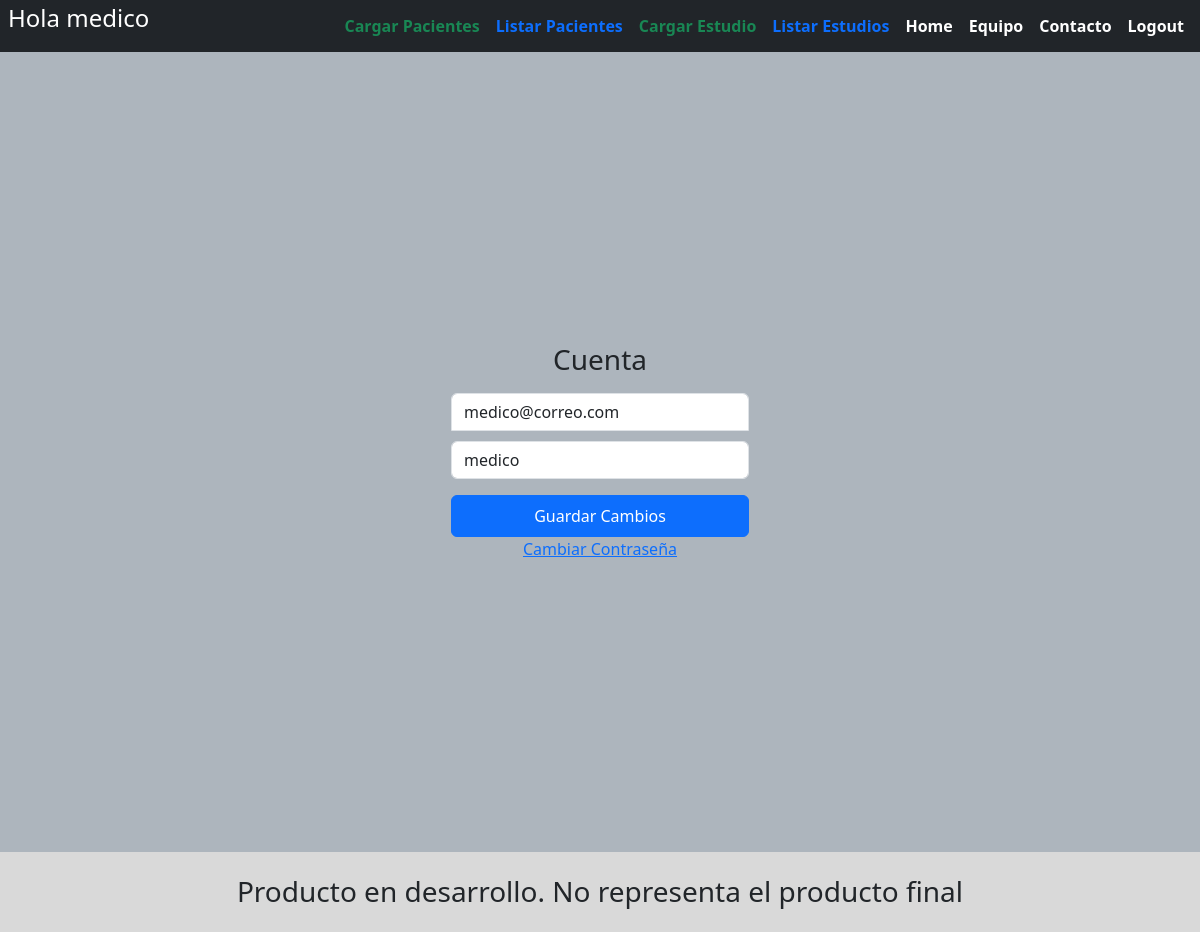
/account/ (signed in), run on the app's committed database.
### account/models.py (models this page shows, shortened)
class Account(AbstractBaseUser):
	email					= models.EmailField(verbose_name="email", max_length=60, unique=True)
	username				= models.CharField(max_length=30, unique=True)
	date_joined				= models.DateTimeField(verbose_name='date joined', auto_now_add=True)
	last_login				= models.DateTimeField(verbose_name='last login', auto_now=True)
	is_admin				= models.BooleanField(default=False)
	is_active				= models.BooleanField(default=True)
	is_staff				= models.BooleanField(default=False)
	is_superuser			= models.BooleanField(default=False)
	is_doctor				= models.BooleanField(default=False)
	is_investigador			= models.BooleanField(default=True)
	USERNAME_FIELD = 'email'
	REQUIRED_FIELDS = ['username']
	objects = MyAccountManager()

### account/views.py (the view)
# urls.py: path('account/', account_view, name="account"),
def account_view(request):
	if not request.user.is_authenticated:
		return redirect("login")
	context={}
	if request.POST:
		form = AccountUpdateForm(request.POST, instance=request.user)
		if form.is_valid():
			form.initial={
				"email": request.POST['email'],
				"username": request.POST['username'],
			}
			form.save()
			context['success_message'] ="Updated"
	else:
		form=AccountUpdateForm(
				initial={
					"email": request.user.email,
					"username": request.user.username,
				}
			)
	context['account_form'] = form
	return render(request,'account/account.html', context)

### account/forms.py (shortened to what this page needs)
class AccountUpdateForm(forms.ModelForm):
	class Meta:
		model=Account
		fields=('email','username')

### account/templates/account/account.html (shortened to what this page needs)
{% extends 'base.html' %}
{% block content %}
<main class="form-signin w-100 m-auto">
  <form method="post">
    <h1 class="h3 mb-3 fw-normal">Cuenta</h1>
		<input type="email" name="email" class="form-control" id="floatingInput" placeholder="correo@ejemplo.com" value="{{account_form.initial.email}}">
  	<input type="text" name="username" class="form-control" id="inputUsername" placeholder="contraseña" required value="{{account_form.initial.username}}">
    <button class="btn btn-primary w-100 py-2" type="submit">Guardar Cambios</button>
  </form>
  <div class="d-flex d-column">
  	<a class="m-auto" href="{% url 'password_change' %}">Cambiar Contraseña</a>
  </div>
</main>
{% endblock content %}

### templates/Snippets/header.html (shortened to what this page needs)
<link href="https://cdn.jsdelivr.net/npm/bootstrap@5.3.3/dist/css/bootstrap.min.css" rel="stylesheet">
<div class="d-flex flex-column flex-md-row align-items-center pb-0 mb-0 " style="background-color: #212529;">
  <a href="/" class="d-flex align-items-center link-body-emphasis text-decoration-none">
	<span class="fs-4 text-white px-2">
		{% if request.user.is_authenticated %}
  		<p>Hola {{request.user.username}}</p>
    {% endif %}
	</span>
  </a>
  <nav class="d-inline-flex mt-2 mt-md-0 ms-md-auto">
  	{% if request.user.is_authenticated %}
	  	{% if request.user.is_admin %}
	  		<a class="me-3 py-2 link-body-emphasis text-decoration-none text-white fw-bold" href="{% url 'home' %}">Home</a>
	  		<a class="me-3 py-2 link-body-emphasis text-decoration-none text-white fw-bold" href="/admin">Admin</a>
	  		<a class="me-3 py-2 link-body-emphasis text-decoration-none text-white fw-bold" href="{% url 'team_main' %}">Equipo</a>
				<a class="me-3 py-2 link-body-emphasis text-decoration-none text-white fw-bold" href="{% url 'register' %}">Register</a>
				<a class="me-3 py-2 link-body-emphasis text-decoration-none text-white fw-bold" href="{% url 'account' %}">Account</a>
				<a class="me-3 py-2 link-body-emphasis text-decoration-none text-white fw-bold" href="{% url 'logout' %}">Logout</a>
	    {% elif request.user.is_doctor %}
	    	<a class="me-3 py-2 link-body-emphasis text-decoration-none text-success fw-bold" href="{% url 'carga_paciente' %}">Cargar Pacientes</a>
	    	<a class="me-3 py-2 link-body-emphasis text-decoration-none text-primary fw-bold" href="{% url 'listado_paciente' %}">Listar Pacientes</a>
	    	<a class="me-3 py-2 link-body-emphasis text-decoration-none text-success fw-bold" href="{% url 'carga_estudio' %}">Cargar Estudio</a>
	    	<a class="me-3 py-2 link-body-emphasis text-decoration-none text-primary fw-bold" href="{% url 'lista_estudio_1' %}">Listar Estudios</a>
	    	<a class="me-3 py-2 link-body-emphasis text-decoration-none text-white fw-bold" href="{% url 'home' %}">Home</a>
	    	<a class="me-3 py-2 link-body-emphasis text-decoration-none text-white fw-bold" href="{% url 'team_main' %}">Equipo</a>
				<a class="me-3 py-2 link-body-emphasis text-decoration-none text-white fw-bold" href="{% url 'contacto' %}">Contacto</a>
				<a class="me-3 py-2 link-body-emphasis text-decoration-none text-white fw-bold" href="{% url 'logout' %}">Logout</a>
	    {% endif %}
    {% endif %}
  </nav>
</div>

### templates/Snippets/header.html (style rules this page uses)
body { background-image: linear-gradient(180deg, var(--bs-secondary-bg), var(--bs-body-bg) 100px, var(--bs-body-bg)); }

### account/templates/account/account.html (style rules this page uses)
.form-signin { max-width: 330px; padding: 1rem; }
.form-signin input[type="email"] { margin-bottom: 10px; border-bottom-right-radius: 0; border-bottom-left-radius: 0; }
.h3 { text-align: center; }

### data on the page
Account: user.username "medico", email "medico@correo.com", username "medico"
